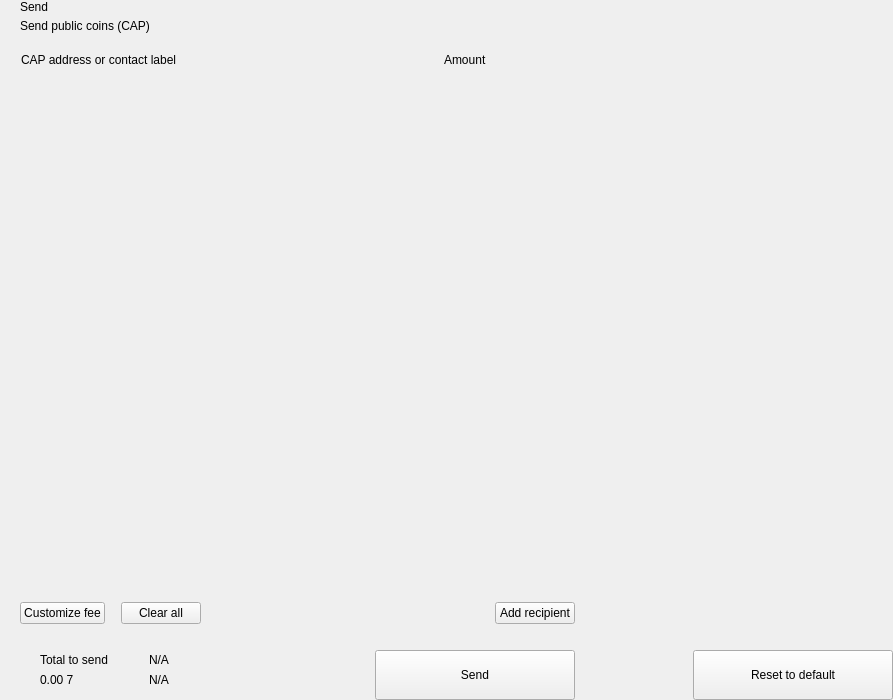
<?xml version="1.0" encoding="UTF-8"?>
<ui version="4.0">
 <class>send</class>
 <widget class="QWidget" name="send">
  <property name="geometry">
   <rect>
    <x>0</x>
    <y>0</y>
    <width>893</width>
    <height>700</height>
   </rect>
  </property>
  <property name="windowTitle">
   <string>Form</string>
  </property>
  <layout class="QHBoxLayout" name="horizontalLayout_2" stretch="2,1">
   <property name="spacing">
    <number>0</number>
   </property>
   <property name="leftMargin">
    <number>0</number>
   </property>
   <property name="topMargin">
    <number>0</number>
   </property>
   <property name="rightMargin">
    <number>0</number>
   </property>
   <property name="bottomMargin">
    <number>0</number>
   </property>
   <item>
    <widget class="QWidget" name="left" native="true">
     <layout class="QVBoxLayout" name="verticalLayout_3">
      <property name="spacing">
       <number>0</number>
      </property>
      <property name="leftMargin">
       <number>0</number>
      </property>
      <property name="topMargin">
       <number>0</number>
      </property>
      <property name="rightMargin">
       <number>0</number>
      </property>
      <property name="bottomMargin">
       <number>0</number>
      </property>
      <item>
       <layout class="QVBoxLayout" name="verticalLayout_22" stretch="0,0,0,1,0,0,0,0">
        <property name="spacing">
         <number>0</number>
        </property>
        <item>
         <layout class="QHBoxLayout" name="horizontalLayout_3">
          <property name="spacing">
           <number>0</number>
          </property>
          <property name="leftMargin">
           <number>20</number>
          </property>
          <property name="rightMargin">
           <number>20</number>
          </property>
          <item>
           <layout class="QVBoxLayout" name="verticalLayout">
            <property name="spacing">
             <number>5</number>
            </property>
            <item>
             <widget class="QLabel" name="labelTitle">
              <property name="text">
               <string>Send</string>
              </property>
              <property name="alignment">
               <set>Qt::AlignLeading|Qt::AlignLeft|Qt::AlignVCenter</set>
              </property>
             </widget>
            </item>
            <item>
             <widget class="QLabel" name="labelSubtitle1">
              <property name="text">
               <string>Send public coins (CAP)</string>
              </property>
             </widget>
            </item>
           </layout>
          </item>
          <item>
           <spacer name="horizontalSpacer">
            <property name="orientation">
             <enum>Qt::Horizontal</enum>
            </property>
            <property name="sizeHint" stdset="0">
             <size>
              <width>40</width>
              <height>20</height>
             </size>
            </property>
           </spacer>
          </item>
         </layout>
        </item>
        <item>
         <spacer name="verticalSpacer_2">
          <property name="orientation">
           <enum>Qt::Vertical</enum>
          </property>
          <property name="sizeType">
           <enum>QSizePolicy::Fixed</enum>
          </property>
          <property name="sizeHint" stdset="0">
           <size>
            <width>20</width>
            <height>20</height>
           </size>
          </property>
         </spacer>
        </item>
        <item>
         <layout class="QHBoxLayout" name="horizontalLayout" stretch="6,0,2">
          <property name="spacing">
           <number>0</number>
          </property>
          <property name="leftMargin">
           <number>10</number>
          </property>
          <property name="topMargin">
           <number>0</number>
          </property>
          <property name="rightMargin">
           <number>20</number>
          </property>
          <property name="bottomMargin">
           <number>0</number>
          </property>
          <item>
           <widget class="QLabel" name="labelSubtitleAddress">
            <property name="styleSheet">
             <string notr="true">margin-left:8px;</string>
            </property>
            <property name="text">
             <string>CAP address or contact label</string>
            </property>
           </widget>
          </item>
          <item>
           <spacer name="horizontalSpacer_3">
            <property name="orientation">
             <enum>Qt::Horizontal</enum>
            </property>
            <property name="sizeType">
             <enum>QSizePolicy::Fixed</enum>
            </property>
            <property name="sizeHint" stdset="0">
             <size>
              <width>40</width>
              <height>1</height>
             </size>
            </property>
           </spacer>
          </item>
          <item>
           <widget class="QLabel" name="labelSubtitleAmount">
            <property name="text">
             <string>Amount</string>
            </property>
           </widget>
          </item>
         </layout>
        </item>
        <item>
         <widget class="QScrollArea" name="scrollArea">
          <property name="minimumSize">
           <size>
            <width>0</width>
            <height>350</height>
           </size>
          </property>
          <property name="styleSheet">
           <string notr="true">#scrollArea {
            background:transparent;
            margin-top:10px;
}</string>
          </property>
          <property name="horizontalScrollBarPolicy">
           <enum>Qt::ScrollBarAlwaysOff</enum>
          </property>
          <property name="sizeAdjustPolicy">
           <enum>QAbstractScrollArea::AdjustIgnored</enum>
          </property>
          <property name="widgetResizable">
           <bool>true</bool>
          </property>
          <property name="alignment">
           <set>Qt::AlignLeading|Qt::AlignLeft|Qt::AlignTop</set>
          </property>
          <widget class="QWidget" name="scrollAreaWidgetContents">
           <property name="geometry">
            <rect>
             <x>0</x>
             <y>0</y>
             <width>591</width>
             <height>16</height>
            </rect>
           </property>
           <property name="sizePolicy">
            <sizepolicy hsizetype="Preferred" vsizetype="Maximum">
             <horstretch>0</horstretch>
             <verstretch>0</verstretch>
            </sizepolicy>
           </property>
           <property name="autoFillBackground">
            <bool>false</bool>
           </property>
           <property name="styleSheet">
            <string notr="true">#scrollAreaWidgetContents {
             background:transparent;
             }</string>
           </property>
           <layout class="QVBoxLayout" name="verticalLayout_7">
            <property name="spacing">
             <number>0</number>
            </property>
            <property name="sizeConstraint">
             <enum>QLayout::SetDefaultConstraint</enum>
            </property>
            <property name="leftMargin">
             <number>0</number>
            </property>
            <property name="topMargin">
             <number>0</number>
            </property>
            <property name="rightMargin">
             <number>0</number>
            </property>
            <property name="bottomMargin">
             <number>0</number>
            </property>
           </layout>
          </widget>
         </widget>
        </item>
        <item>
         <spacer name="verticalSpacer_4">
          <property name="orientation">
           <enum>Qt::Vertical</enum>
          </property>
          <property name="sizeType">
           <enum>QSizePolicy::Fixed</enum>
          </property>
          <property name="sizeHint" stdset="0">
           <size>
            <width>20</width>
            <height>20</height>
           </size>
          </property>
         </spacer>
        </item>
        <item>
         <layout class="QHBoxLayout" name="horizontalLayout_20">
          <property name="spacing">
           <number>6</number>
          </property>
          <property name="leftMargin">
           <number>20</number>
          </property>
          <property name="rightMargin">
           <number>20</number>
          </property>
          <item>
           <widget class="QPushButton" name="pushButtonFee">
            <property name="focusPolicy">
             <enum>Qt::NoFocus</enum>
            </property>
            <property name="text">
             <string>Customize fee</string>
            </property>
           </widget>
          </item>
          <item>
           <spacer name="horizontalSpacer_11">
            <property name="orientation">
             <enum>Qt::Horizontal</enum>
            </property>
            <property name="sizeType">
             <enum>QSizePolicy::Minimum</enum>
            </property>
            <property name="sizeHint" stdset="0">
             <size>
              <width>10</width>
              <height>20</height>
             </size>
            </property>
           </spacer>
          </item>
          <item>
           <widget class="QPushButton" name="pushButtonClear">
            <property name="focusPolicy">
             <enum>Qt::NoFocus</enum>
            </property>
            <property name="layoutDirection">
             <enum>Qt::RightToLeft</enum>
            </property>
            <property name="text">
             <string>Clear all</string>
            </property>
           </widget>
          </item>
          <item>
           <spacer name="horizontalSpacer_2">
            <property name="orientation">
             <enum>Qt::Horizontal</enum>
            </property>
            <property name="sizeHint" stdset="0">
             <size>
              <width>40</width>
              <height>20</height>
             </size>
            </property>
           </spacer>
          </item>
          <item>
           <widget class="QPushButton" name="pushButtonAddRecipient">
            <property name="focusPolicy">
             <enum>Qt::NoFocus</enum>
            </property>
            <property name="text">
             <string>Add recipient</string>
            </property>
           </widget>
          </item>
         </layout>
        </item>
        <item>
         <spacer name="verticalSpacer">
          <property name="orientation">
           <enum>Qt::Vertical</enum>
          </property>
          <property name="sizeType">
           <enum>QSizePolicy::Fixed</enum>
          </property>
          <property name="sizeHint" stdset="0">
           <size>
            <width>20</width>
            <height>16</height>
           </size>
          </property>
         </spacer>
        </item>
        <item>
         <layout class="QHBoxLayout" name="horizontalLayout_7">
          <property name="rightMargin">
           <number>20</number>
          </property>
          <item>
           <layout class="QHBoxLayout" name="horizontalLayout_10">
            <property name="spacing">
             <number>0</number>
            </property>
            <property name="leftMargin">
             <number>8</number>
            </property>
            <item>
             <widget class="QStackedWidget" name="stackedWidget">
              <property name="minimumSize">
               <size>
                <width>0</width>
                <height>60</height>
               </size>
              </property>
              <property name="maximumSize">
               <size>
                <width>16777215</width>
                <height>60</height>
               </size>
              </property>
              <widget class="QWidget" name="page1">
               <layout class="QVBoxLayout" name="verticalLayout_71" stretch="0">
                <property name="spacing">
                 <number>6</number>
                </property>
                <property name="leftMargin">
                 <number>12</number>
                </property>
                <property name="topMargin">
                 <number>0</number>
                </property>
                <property name="rightMargin">
                 <number>0</number>
                </property>
                <property name="bottomMargin">
                 <number>0</number>
                </property>
                <item>
                 <widget class="QWidget" name="coinWidget" native="true">
                  <property name="minimumSize">
                   <size>
                    <width>0</width>
                    <height>60</height>
                   </size>
                  </property>
                  <property name="maximumSize">
                   <size>
                    <width>16777215</width>
                    <height>60</height>
                   </size>
                  </property>
                  <layout class="QHBoxLayout" name="horizontalLayout_9">
                   <property name="spacing">
                    <number>0</number>
                   </property>
                   <property name="leftMargin">
                    <number>20</number>
                   </property>
                   <property name="topMargin">
                    <number>10</number>
                   </property>
                   <property name="rightMargin">
                    <number>20</number>
                   </property>
                   <property name="bottomMargin">
                    <number>10</number>
                   </property>
                   <item>
                    <layout class="QVBoxLayout" name="verticalSend">
                     <property name="spacing">
                      <number>0</number>
                     </property>
                     <item>
                      <widget class="QLabel" name="labelTitleTotalSend">
                       <property name="text">
                        <string>Total to send</string>
                       </property>
                      </widget>
                     </item>
                     <item>
                      <widget class="QLabel" name="labelAmountSend">
                       <property name="text">
                        <string notr="true">0.00 7</string>
                       </property>
                      </widget>
                     </item>
                    </layout>
                   </item>
                   <item>
                    <spacer name="horizontalSpacer_9">
                     <property name="orientation">
                      <enum>Qt::Horizontal</enum>
                     </property>
                     <property name="sizeType">
                      <enum>QSizePolicy::Fixed</enum>
                     </property>
                     <property name="sizeHint" stdset="0">
                      <size>
                       <width>20</width>
                       <height>20</height>
                      </size>
                     </property>
                    </spacer>
                   </item>
                   <item>
                    <widget class="QLabel" name="labelLine">
                     <property name="minimumSize">
                      <size>
                       <width>1</width>
                       <height>0</height>
                      </size>
                     </property>
                     <property name="maximumSize">
                      <size>
                       <width>1</width>
                       <height>16777215</height>
                      </size>
                     </property>
                     <property name="text">
                      <string/>
                     </property>
                    </widget>
                   </item>
                   <item>
                    <spacer name="horizontalSpacer_10">
                     <property name="orientation">
                      <enum>Qt::Horizontal</enum>
                     </property>
                     <property name="sizeType">
                      <enum>QSizePolicy::Fixed</enum>
                     </property>
                     <property name="sizeHint" stdset="0">
                      <size>
                       <width>20</width>
                       <height>20</height>
                      </size>
                     </property>
                    </spacer>
                   </item>
                   <item>
                    <layout class="QVBoxLayout" name="verticalRemaining">
                     <property name="spacing">
                      <number>0</number>
                     </property>
                     <item>
                      <widget class="QLabel" name="labelTitleTotalRemaining">
                       <property name="text">
                        <string notr="true">N/A</string>
                       </property>
                      </widget>
                     </item>
                     <item>
                      <widget class="QLabel" name="labelAmountRemaining">
                       <property name="text">
                        <string notr="true">N/A</string>
                       </property>
                      </widget>
                     </item>
                    </layout>
                   </item>
                  </layout>
                 </widget>
                </item>
               </layout>
              </widget>
              <widget class="QWidget" name="page_2"/>
             </widget>
            </item>
           </layout>
          </item>
          <item>
           <spacer name="horizontalSpacer_5">
            <property name="orientation">
             <enum>Qt::Horizontal</enum>
            </property>
            <property name="sizeType">
             <enum>QSizePolicy::Expanding</enum>
            </property>
            <property name="sizeHint" stdset="0">
             <size>
              <width>40</width>
              <height>20</height>
             </size>
            </property>
           </spacer>
          </item>
          <item alignment="Qt::AlignBottom">
           <widget class="QPushButton" name="pushButtonSave">
            <property name="minimumSize">
             <size>
              <width>200</width>
              <height>50</height>
             </size>
            </property>
            <property name="maximumSize">
             <size>
              <width>200</width>
              <height>50</height>
             </size>
            </property>
            <property name="focusPolicy">
             <enum>Qt::NoFocus</enum>
            </property>
            <property name="text">
             <string>Send</string>
            </property>
           </widget>
          </item>
         </layout>
        </item>
       </layout>
      </item>
     </layout>
    </widget>
   </item>
   <item>
    <widget class="QWidget" name="right" native="true">
     <layout class="QVBoxLayout" name="verticalLayout_5">
      <property name="leftMargin">
       <number>0</number>
      </property>
      <property name="topMargin">
       <number>0</number>
      </property>
      <property name="rightMargin">
       <number>0</number>
      </property>
      <property name="bottomMargin">
       <number>0</number>
      </property>
      <item>
       <layout class="QVBoxLayout" name="verticalLayout_4">
        <property name="spacing">
         <number>6</number>
        </property>
        <item>
         <widget class="OptionButton" name="btnCoinControl" native="true">
          <property name="minimumSize">
           <size>
            <width>0</width>
            <height>50</height>
           </size>
          </property>
         </widget>
        </item>
        <item>
         <widget class="OptionButton" name="btnChangeAddress" native="true">
          <property name="minimumSize">
           <size>
            <width>0</width>
            <height>50</height>
           </size>
          </property>
         </widget>
        </item>
        <item>
         <widget class="OptionButton" name="btnUri" native="true">
          <property name="minimumSize">
           <size>
            <width>0</width>
            <height>50</height>
           </size>
          </property>
         </widget>
        </item>
        <item>
         <spacer name="verticalSpacer_5">
          <property name="orientation">
           <enum>Qt::Vertical</enum>
          </property>
          <property name="sizeHint" stdset="0">
           <size>
            <width>20</width>
            <height>40</height>
           </size>
          </property>
         </spacer>
        </item>
        <item>
         <layout class="QHBoxLayout" name="horizontalLayout_8">
          <item>
           <spacer name="horizontalSpacer_7">
            <property name="orientation">
             <enum>Qt::Horizontal</enum>
            </property>
            <property name="sizeHint" stdset="0">
             <size>
              <width>40</width>
              <height>20</height>
             </size>
            </property>
           </spacer>
          </item>
          <item>
           <widget class="QPushButton" name="pushButtonReset">
            <property name="minimumSize">
             <size>
              <width>200</width>
              <height>50</height>
             </size>
            </property>
            <property name="maximumSize">
             <size>
              <width>200</width>
              <height>50</height>
             </size>
            </property>
            <property name="focusPolicy">
             <enum>Qt::NoFocus</enum>
            </property>
            <property name="text">
             <string>Reset to default</string>
            </property>
           </widget>
          </item>
         </layout>
        </item>
       </layout>
      </item>
     </layout>
    </widget>
   </item>
  </layout>
 </widget>
 <customwidgets>
  <customwidget>
   <class>OptionButton</class>
   <extends>QWidget</extends>
   <header>qt/pivx/optionbutton.h</header>
   <container>1</container>
  </customwidget>
 </customwidgets>
 <resources/>
 <connections/>
</ui>
